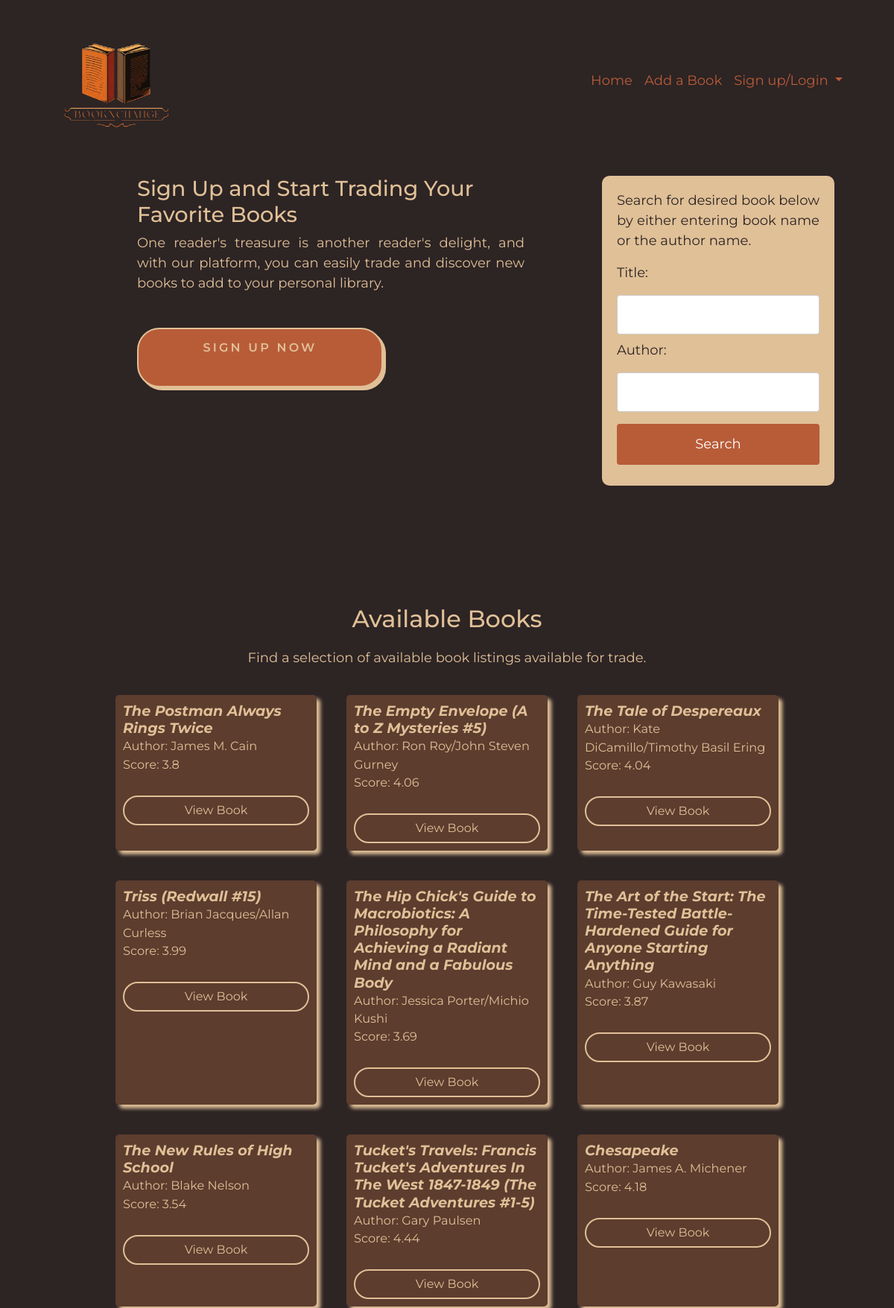
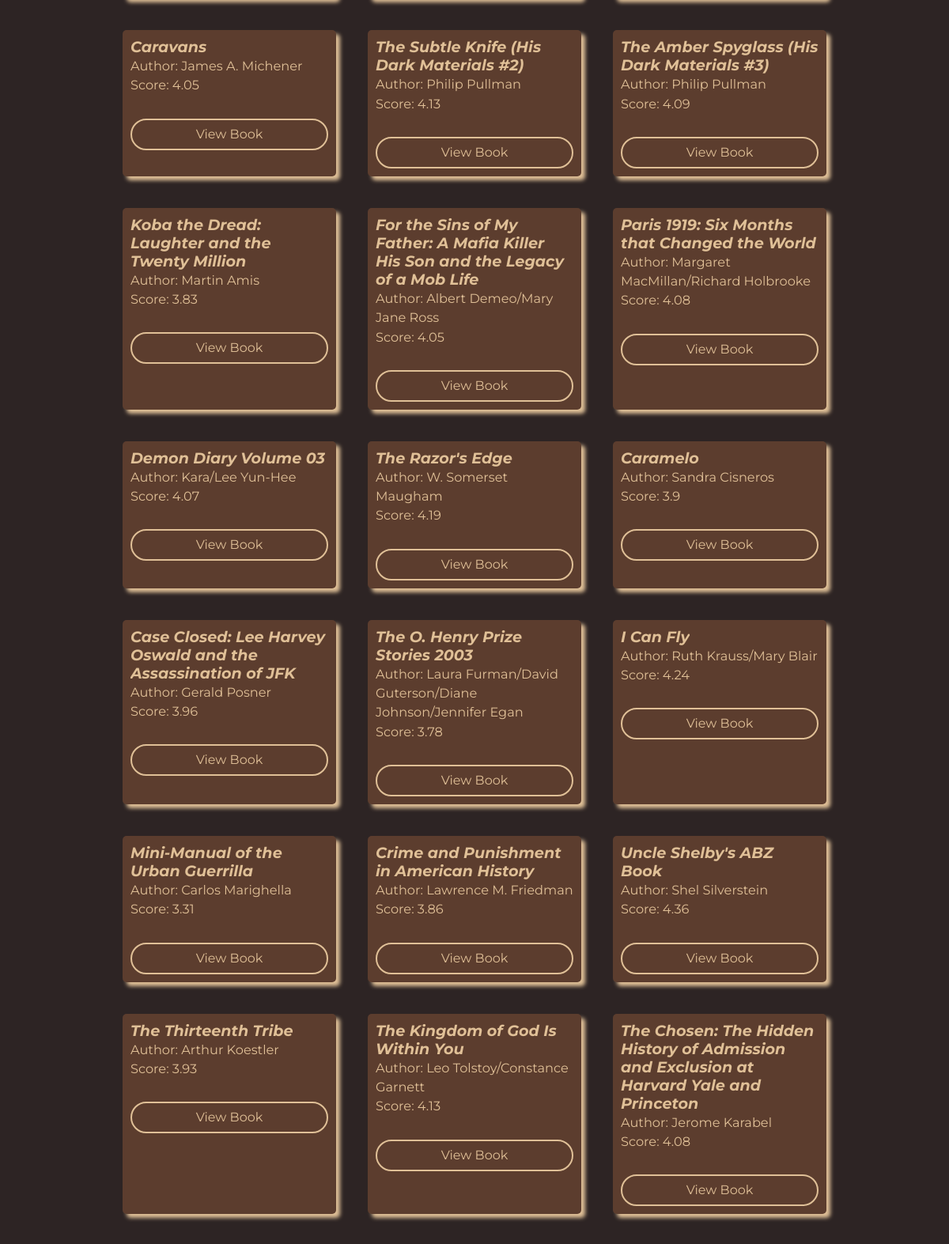
The page / (upper part) on the database its author committed (2 pictures, top to bottom).
### tables this page shows
CREATE TABLE books (
    book_id INTEGER PRIMARY KEY,
    title TEXT NOT NULL,
    authors TEXT NOT NULL,
    average_rating REAL NULL,
    language_code TEXT NULL,
    num_pages INTEGER NULL,
    ratings_count INTEGER NULL,
    publication_date DATETIME NULL,
    publisher TEXT NULL
    );

### app/routes.py (the view)
@main_bp.route('/')
def index():
    if request.method == 'GET':
        conn = sqlite3.connect(database_file)
        cursor = conn.cursor()
        cursor.execute('''
            SELECT
                title,
                authors,
                average_rating
            FROM books
            ORDER BY publication_date DESC LIMIT 50
        ''')
        books = cursor.fetchall()
        conn.close()
        return render_template('index.html', books=books)

### app/routes.py (called while the page is built)
@main_bp.after_request
def after_request(response):
    response.headers["Cache-Control"] = "no-cache, no-store, must-revalidate"
    response.headers["Expires"] = 0
    response.headers["Pragma"] = "no-cache"
    return response

### app/templates/index.html
{% extends 'layout.html' %}
{% block content %}
  <section class="intro" id="intro-2">
    <div class="container split-layout">
      <div class="left-half">
          <h1>Sign Up and Start Trading Your Favorite Books</h1>
          <p>One reader's treasure is another reader's delight, and with our platform, you can easily trade and discover new books to add to your personal library.</p>
          <a class="top-submit-btn btn" href="">Sign up now</a>
      </div>
      <div class="right-half">
        <div id="search">
          <form id="search-bar" method="GET" action="{{ url_for('main.index') }}">
              <p>Search for desired book below by either entering book name or the author name.</p>
              <label for="book-name">Title: </label>
              <input type="text" id="book-name" class="book-name" style="width: 50;" />
              <label for="author">Author: </label>
              <input type="text" id="book-auth" class="book-auth" style="width:50" />
              <input type="submit" id="search-btn btn" value="Search" />
          </form>
        </div>
      </div>
    </div>
  </section>
{% endblock %}
{% block available_books %}
  <div class="container add-padding">
    <h2 class="centered-h2">Available Books</h2>
    <p id="intro-text" style="text-align:center;">Find a selection of available book listings available for trade.</p>
    <ul id="book-list">
        {% for book in books %}
            <li>
                <h3 id="book-d-title">{{ book[0] }}</h3>
                <p id="book-d-author">Author: {{ book[1] }}</p>
                <p id="book-d-genre">Score: {{ book[2] }}</p>
                <a class="book-list-btn btn" href="{{ url_for('main.book_details', book_name=book[0]) }}">View Book</a>
            </li>
        {% endfor %}
    </ul>
  </div>
{% endblock %}

### app/templates/layout.html (shortened to what this page needs)
<!DOCTYPE html>
<html lang="en">
<head>
    <link rel="stylesheet" href="https://maxcdn.bootstrapcdn.com/bootstrap/4.0.0/css/bootstrap.min.css">
    <link rel="stylesheet" href="{{ url_for('static', filename='style.css') }}">
</head>
<body>
    <div class="container">
        <nav class="navbar navbar-expand-lg">
            <a class="navbar-brand" href="{{ url_for('main.index') }}">
                <img id="logo" src="{{ url_for('static', filename='images/logo-nobackground.png') }}" alt="Logo">
            </a>
            <div class="navbar-collapse justify-content-end">
                <ul class="navbar-nav">
                    <li class="nav-item"><a class="nav-link" href="{{ url_for('main.index') }}">Home</a></li>
                    <li class="nav-item"><a class="nav-link" href="{{ url_for('main.list_book') }}">Add a Book</a></li>
                    {% if session['user_id'] %}
                        <li class="nav-item">
                            <a class="nav-link" href="{{ url_for('main.my_books') }}">My Books</a>
                        </li>
                        <li class="nav-item">
                            <a class="nav-link" href="{{ url_for('main.logout') }}">Logout</a>
                        </li>
                    {% else %}
                        <li class="nav-item dropdown">
                            <a class="nav-link dropdown-toggle" data-toggle="dropdown" href="#" role="button" aria-haspopup="true" aria-expanded="false">
                                Sign up/Login
                            </a>
                        </li>
                    {% endif %}
                </ul>
            </div>
        </nav>
    </div>
    <div class="container">
        {% block content %}{% endblock %}
    </div>
    <div class="container">
        {% block available_books %}{% endblock %}
    </div>
</body>
</html>

### app/static/style.css (style rules this page uses)
:root { --darkchoco: #2D2424; --choco: #5C3D2E; --autumn: #B85C38; --cream: #E0C097; }
body { color: var(--cream); font-family: Montserrat; margin: 0; background-color: var(--darkchoco); background-repeat: repeat; font-size: 18px; }
a { color: var(--autumn); }
#logo { display: block; max-height: 150px; margin: 20px; }
.centered-h2 { display: flex; justify-content: center; align-items: center; margin: 20px; }
#search { justify-content: center; max-height: 600px; background-color: var(--cream); border-radius: 20px; }
#search-bar { margin-bottom: 30px; }
ul#book-list { display: flex; flex-wrap: wrap; list-style: none; margin: 0; padding: 0; justify-content: center; }
ul#book-list li { display: flex; flex-direction: column; align-items: flex-start; width: 25%; margin: 20px; padding: 30px; background-color: var(--choco); border-radius: 5px; box-shadow: 5px 5px 5px 0px var(--cream); padding: 10px; }
ul#book-list li h3 { margin: 0; font-size: 1.2rem; font-weight: bold; overflow: hidden; text-overflow: ellipsis; }
ul#book-list li p { margin: 0; font-size: 0.9em; }
.book-list-btn { display: flex; justify-content: center; align-items: center; width: 100%; background-color: var(--choco); border: 2px solid var(--cream); border-radius: 30px; color: var(--cream); cursor: pointer; font-size: 18px; text-align: center; text-decoration: none; height: 40px; transition: 0.2s; margin-top: 30px; }
#book-d-title { color: #E0C097; font-size: 24px; margin-bottom: 10px; font-weight: 400; overflow: hidden; font-style: oblique; }
#book-d-author, #book-d-genre { color: var(--cream); font-size: 18px; margin-bottom: 10px; }
form { background-color: var(--cream); color: var(--darkchoco); padding: 20px; border-radius: 10px; }
label { color: var(--darkchoco); }
input[type="text"], textarea, select { width: 100%; padding: 12px 20px; margin: 8px 0; display: inline-block; border: 1px solid #ccc; border-radius: 4px; box-sizing: border-box; }
input[type="submit"] { width: 100%; background-color: var(--autumn); color: white; padding: 14px 20px; margin: 8px 0; border: none; border-radius: 4px; cursor: pointer; font-size: large; }
.intro { display: block; margin: 20px; }
.intro h1 { font-size: 3rem; }
.intro p { line-height: 1.5; display: block; text-align: justify; }
.top-submit-btn { width: 470px; height: 50px; border: 2px solid var(--cream); border-radius: 30px; box-shadow: var(--cream) 4px 4px 0 0; cursor: pointer; font-weight: 600; font-size: 1rem; padding: 0 18px; line-height: 50px; text-align: center; text-decoration: none; user-select: none; touch-action: manipulation; letter-spacing: 0.2rem; color: var(--cream); background-color: var(--autumn); transition: 0.4s; margin-top: 30px; text-transform: uppercase; }
::placeholder { color: hsla(249, 10%, 26%, .6); font-size: 14px; font-weight: 700; }
@media only screen and (max-width: 1200px) { .intro { margin-bottom: 100px; } }
@media only screen and (max-width: 1200px) { .intro h1 { font-size: 1.8rem; } }
@media only screen and (max-width: 1200px) { .top-submit-btn { width: 330px; height: 80px; padding: 0 20%; } }
@media only screen and (min-width: 545px) and (max-width: 1200px) { .top-submit-btn { padding: 0 15%; } }
.split-layout { display: flex; justify-content: space-between; }
.left-half { width: 50%; margin: 0 auto; }
.right-half { width: 30%; }
.add-padding { padding-top: 10px; margin-top: 20px; }
.book-list-btn { font-size: 1rem; padding: 5px 10px; max-width: 300px; }

### rows shown on the page
books: title "Triss (Redwall #15)", authors "Brian Jacques/Allan Curless", average_rating "3.99"
books: title "Tucket's Travels: Francis Tucket's Adventures In The West 1847-1849 (The Tucket Adventures #1-5)", authors "Gary Paulsen", average_rating "4.44"
books: title "Chesapeake", authors "James A. Michener", average_rating "4.18"
books: title "Caravans", authors "James A. Michener", average_rating "4.05"
books: title "Mini-Manual of the Urban Guerrilla", authors "Carlos Marighella", average_rating "3.31"
books: title "Crime and Punishment in American History", authors "Lawrence M. Friedman", average_rating "3.86"
books: title "The Kingdom of God Is Within You", authors "Leo Tolstoy/Constance Garnett", average_rating "4.13"

### other values the page prints
{{ book[0] }} "The Postman Always Rings Twice" "The Empty Envelope (A to Z Mysteries #5)" "The Tale of Despereaux" "The Hip Chick's Guide to Macrobiotics: A Philosophy for Achieving a Radiant Mind and a Fabulous Body" "The Art of the Start: The Time-Tested Battle-Hardened Guide for Anyone Starting Anything" "The New Rules of High School" "The Subtle Knife (His Dark Materials #2)" "The Amber Spyglass (His Dark Materials #3)" "Koba the Dread: Laughter and the Twenty Million" "For the Sins of My Father: A Mafia Killer His Son and the Legacy of a Mob Life" "Paris 1919: Six Months that Changed the World" "Demon Diary Volume 03" "The Razor's Edge" "Caramelo" "Case Closed: Lee Harvey Oswald and the Assassination of JFK" "The O. Henry Prize Stories 2003" "I Can Fly" "Uncle Shelby's ABZ Book" "The Thirteenth Tribe" "The Chosen: The Hidden History of Admission and Exclusion at Harvard Yale and Princeton"
{{ book[1] }} "James M. Cain" "Ron Roy/John Steven Gurney" "Kate DiCamillo/Timothy Basil Ering" "Jessica Porter/Michio Kushi" "Guy Kawasaki" "Blake Nelson" "Philip Pullman" "Philip Pullman" "Martin Amis" "Albert Demeo/Mary Jane Ross" "Margaret MacMillan/Richard Holbrooke" "Kara/Lee Yun-Hee" "W. Somerset Maugham" "Sandra Cisneros" "Gerald Posner" "Laura Furman/David Guterson/Diane Johnson/Jennifer Egan" "Ruth Krauss/Mary Blair" "Shel Silverstein" "Arthur Koestler" "Jerome Karabel"
{{ book[2] }} "3.8" "4.06" "4.04" "3.69" "3.87" "3.54" "4.13" "4.09" "3.83" "4.05" "4.08" "4.07" "4.19" "3.9" "3.96" "3.78" "4.24" "4.36" "3.93" "4.08"
